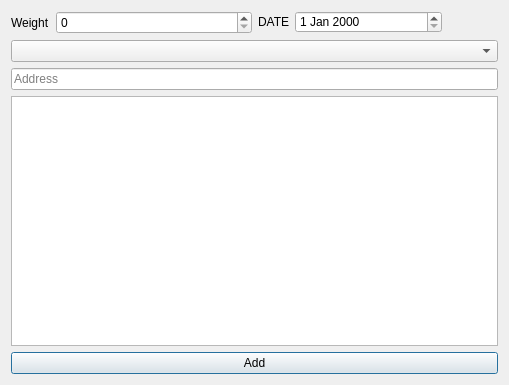
<?xml version="1.0" encoding="UTF-8"?>
<ui version="4.0">
 <class>Dialogaddpreorder</class>
 <widget class="QDialog" name="Dialogaddpreorder">
  <property name="geometry">
   <rect>
    <x>0</x>
    <y>0</y>
    <width>509</width>
    <height>385</height>
   </rect>
  </property>
  <property name="windowTitle">
   <string>Dialog</string>
  </property>
  <layout class="QGridLayout" name="gridLayout">
   <item row="4" column="0">
    <widget class="QPushButton" name="pushButton_Add">
     <property name="text">
      <string>Add</string>
     </property>
    </widget>
   </item>
   <item row="2" column="0">
    <widget class="QLineEdit" name="lineEdit_Address">
     <property name="placeholderText">
      <string>Address</string>
     </property>
    </widget>
   </item>
   <item row="0" column="0">
    <layout class="QHBoxLayout" name="horizontalLayout">
     <item>
      <layout class="QFormLayout" name="formLayout_2">
       <item row="0" column="0">
        <widget class="QLabel" name="label_3">
         <property name="text">
          <string>Weight</string>
         </property>
        </widget>
       </item>
       <item row="0" column="1">
        <widget class="QSpinBox" name="spinBox_Weight">
         <property name="maximum">
          <number>1000</number>
         </property>
        </widget>
       </item>
      </layout>
     </item>
     <item>
      <layout class="QFormLayout" name="formLayout_3">
       <item row="0" column="0">
        <widget class="QLabel" name="label">
         <property name="minimumSize">
          <size>
           <width>31</width>
           <height>0</height>
          </size>
         </property>
         <property name="maximumSize">
          <size>
           <width>31</width>
           <height>22</height>
          </size>
         </property>
         <property name="text">
          <string>DATE</string>
         </property>
        </widget>
       </item>
       <item row="0" column="1">
        <widget class="QDateEdit" name="dateEdit">
         <property name="minimumSize">
          <size>
           <width>147</width>
           <height>22</height>
          </size>
         </property>
         <property name="maximumSize">
          <size>
           <width>147</width>
           <height>22</height>
          </size>
         </property>
        </widget>
       </item>
      </layout>
     </item>
    </layout>
   </item>
   <item row="3" column="0">
    <widget class="QTextEdit" name="textEdit"/>
   </item>
   <item row="1" column="0">
    <widget class="QComboBox" name="comboBox_NameProducts"/>
   </item>
  </layout>
 </widget>
 <resources/>
 <connections/>
</ui>
